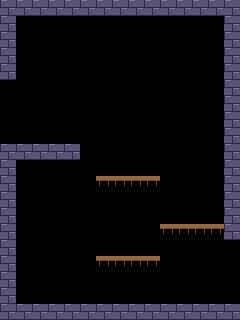

A level layout from a 2D game, rendered from its tile map. Below: a short description, then the map file with its tile-grid data intact:
An orthogonal 15x20 tile map with 16x16 px tiles, 1 tile layer (suelo) and 1 object (bat).

<map version="1.10" orientation="orthogonal" renderorder="right-down" width="15" height="20" tilewidth="16" tileheight="16" infinite="0" nextlayerid="3" nextobjectid="2">
 <properties>
  <property name="mx" type="int" value="6" />
  <property name="my" type="int" value="0" />
 </properties>
 <tileset firstgid="1" source="tiles.tsx" />
 <layer id="1" name="suelo" width="15" height="20">
  <data encoding="csv">
1,1,1,1,1,1,1,1,1,1,1,1,1,1,1,
1,0,0,0,0,0,0,0,0,0,0,0,0,0,1,
1,0,0,0,0,0,0,0,0,0,0,0,0,0,1,
1,0,0,0,0,0,0,0,0,0,0,0,0,0,1,
1,0,0,0,0,0,0,0,0,0,0,0,0,0,1,
0,0,0,0,0,0,0,0,0,0,0,0,0,0,1,
0,0,0,0,0,0,0,0,0,0,0,0,0,0,1,
0,0,0,0,0,0,0,0,0,0,0,0,0,0,1,
0,0,0,0,0,0,0,0,0,0,0,0,0,0,1,
1,1,1,1,1,0,0,0,0,0,0,0,0,0,1,
1,0,0,0,0,0,0,0,0,0,0,0,0,0,1,
1,0,0,0,0,0,2,2,2,2,0,0,0,0,1,
1,0,0,0,0,0,0,0,0,0,0,0,0,0,1,
1,0,0,0,0,0,0,0,0,0,0,0,0,0,1,
1,0,0,0,0,0,0,0,0,0,2,2,2,2,1,
1,0,0,0,0,0,0,0,0,0,0,0,0,0,0,
1,0,0,0,0,0,2,2,2,2,0,0,0,0,0,
1,0,0,0,0,0,0,0,0,0,0,0,0,0,0,
1,0,0,0,0,0,0,0,0,0,0,0,0,0,0,
1,1,1,1,1,1,1,1,1,1,1,1,1,1,1
</data>
 </layer>
 <objectgroup id="2" name="cosas">
  <object id="1" name="bat" type="bat" x="56" y="208" />
 </objectgroup>
</map>
